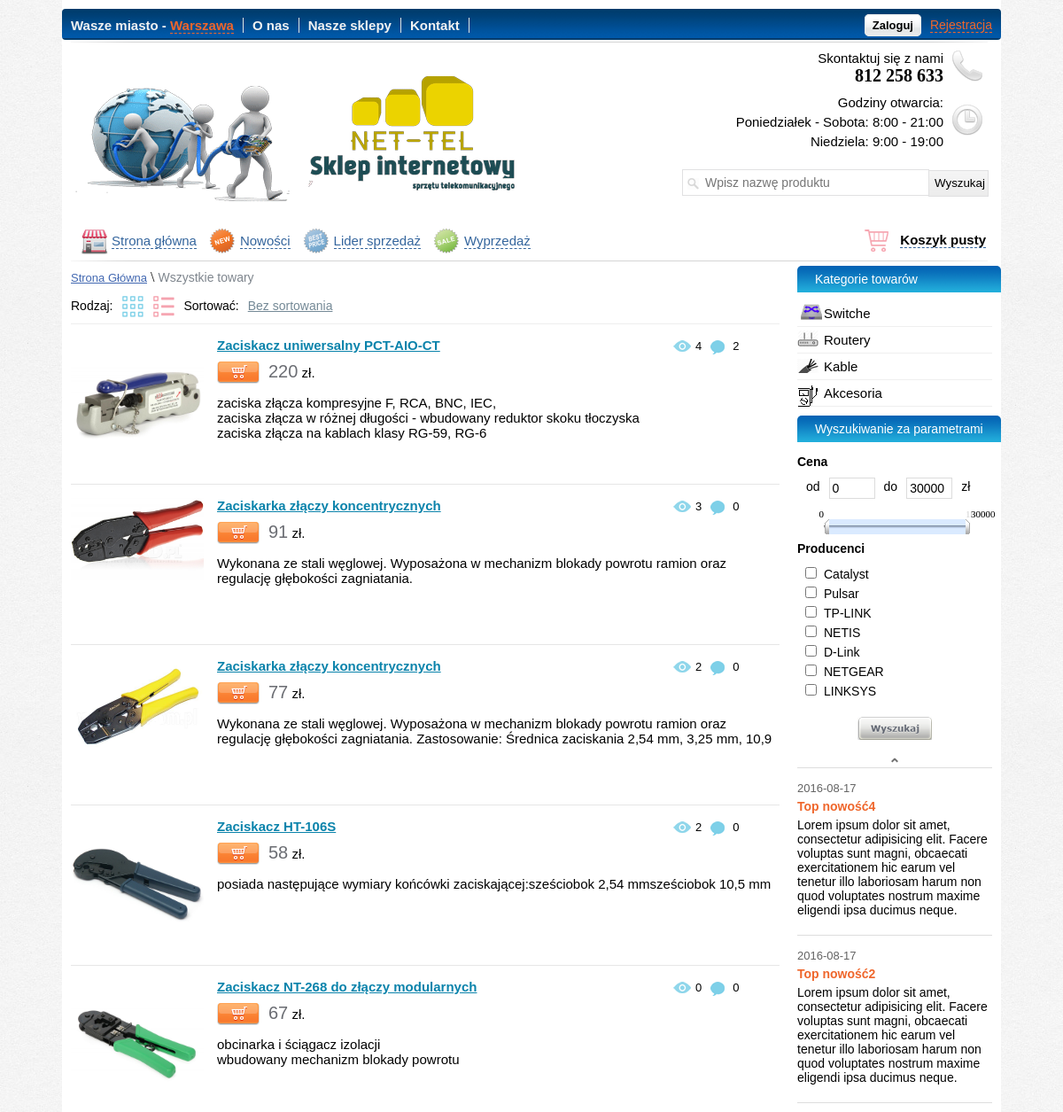
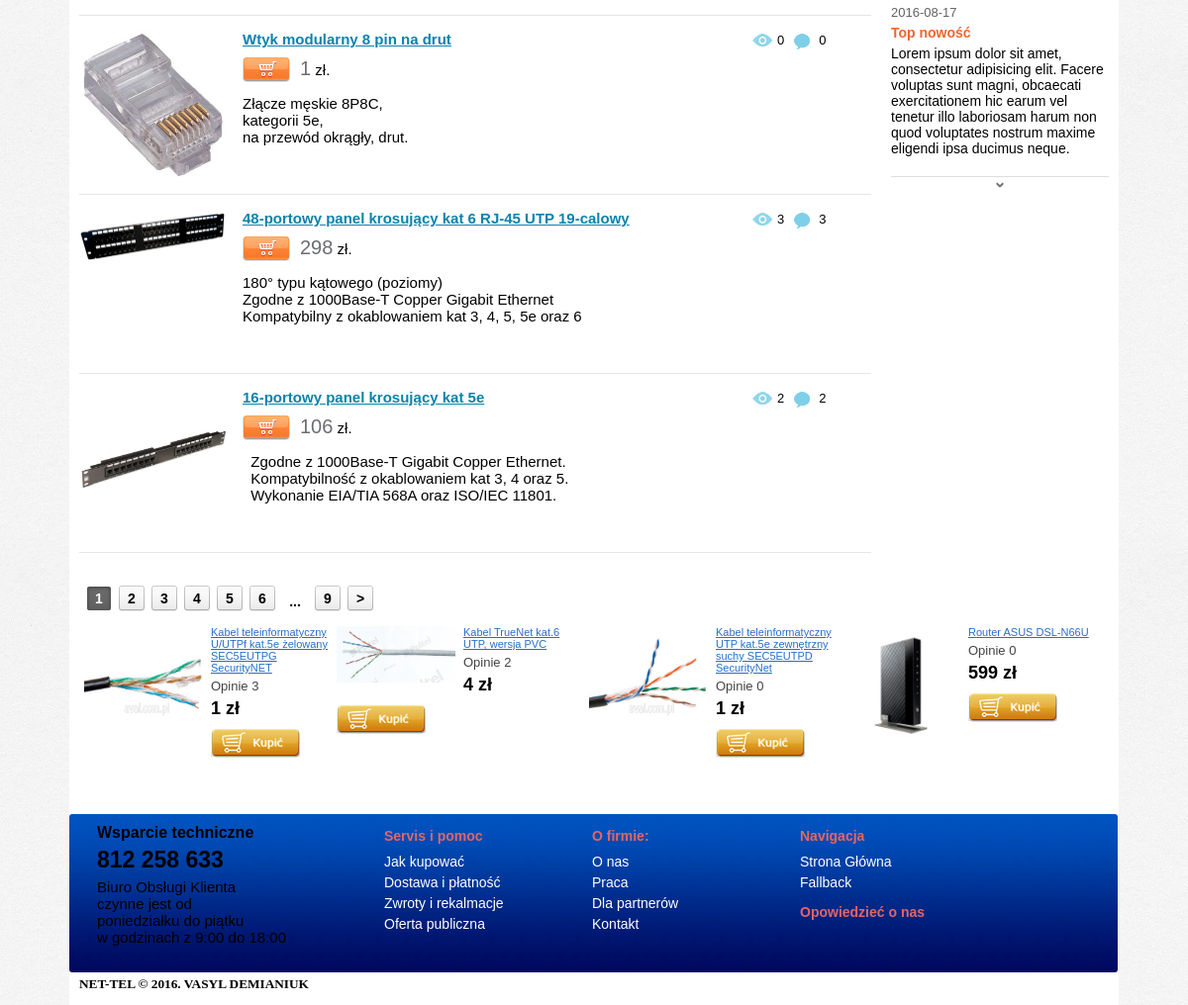
The page / on the database its author committed (2 pictures, top to bottom).
### tables this page shows
CREATE TABLE IF NOT EXISTS `category` (
  `id` int(11) NOT NULL,
  `type` varchar(20) NOT NULL,
  `model` varchar(50) NOT NULL
);

CREATE TABLE IF NOT EXISTS `news` (
  `id` int(11) NOT NULL,
  `title` varchar(255) NOT NULL,
  `text` text NOT NULL,
  `date` date NOT NULL
);

CREATE TABLE IF NOT EXISTS `table_products` (
  `products_id` int(11) NOT NULL,
  `title` varchar(255) NOT NULL,
  `price` int(11) NOT NULL,
  `model` varchar(255) NOT NULL,
  `seo_words` text NOT NULL,
  `seo_description` text NOT NULL,
  `mini_description` text NOT NULL,
  `image` varchar(255) NOT NULL,
  `description` text NOT NULL,
  `mini_features` text NOT NULL,
  `features` text NOT NULL,
  `datetime` datetime NOT NULL,
  `new` int(11) NOT NULL DEFAULT '0',
  `leader` int(11) NOT NULL DEFAULT '0',
  `sale` int(11) NOT NULL DEFAULT '0',
  `visible` int(11) DEFAULT '0',
  `count` int(11) NOT NULL DEFAULT '0',
  `type_product` varchar(255) NOT NULL,
  `model_id` int(11) NOT NULL,
  `yes_like` int(11) NOT NULL DEFAULT '1'
);

### functions/functions.php (called while the page is built, shortened)
<?php
function group_numerals($int){
       switch (strlen($int)) {
	    default:
        $price = $int;
	    break;
	}
    return $price;
}
?>

### index.php (the view, shortened to what this page needs)
<?php
   include("functions/functions.php");
$sorting = $_GET["sort"];
switch ($sorting)
{
    default:
    $sorting = 'products_id DESC';
    $sort_name = 'Bez sortowania';
    break;
}
?>
<!DOCTYPE html PUBLIC "-//W3C//DTD XHTML 1.0 Transitional//EN" "http://www.w3.org/TR/xhtml1/DTD/xhtml1-transitional.dtd">
<html xmlns="http://www.w3.org/1999/xhtml" xml:lang="pl" lang="pl">
<head>
    <link href="css/reset.css" rel="stylesheet" type="text/css" />
    <link href="css/style.css" rel="stylesheet" type="text/css" />
    <link href="trackbar/trackbar.css" rel="stylesheet" type="text/css" />
</head>
<body>
<div id="block-body">
<?php
    include("include/block-header.php");
?>
<div id="block-right">
<?php
    include("include/block-category.php");
    include("include/block-parameter.php");
    include("include/block-news.php");
?>
</div>
<div id="block-content">
<div id="block-sorting">
<p id="nav-breadcrumbs"><a href="index.php" >Strona Główna</a> \ <span>Wszystkie towary</span></p>
<ul id="options-list">
<li>Rodzaj: </li>
<li><img id="style-grid" src="/images/icon-grid.png" /></li>
<li><img id="style-list" src="/images/icon-list.png" /></li>
<li>Sortować:</li>
<li><a id="select-sort"><?php echo $sort_name; ?></a>
</li>
</ul>
</div>
<?php
	$num = 8;
    $page = (int)$_GET['page'];
	$count = mysqli_query($link, "SELECT COUNT(*) FROM table_products WHERE visible = '1'");
    $temp = mysqli_fetch_array($count);
	If ($temp[0] > 0)
	{
	$tempcount = $temp[0];
	$total = (($tempcount - 1) / $num) + 1;
	$total =  intval($total);
	$page = intval($page);
	if(empty($page) or $page < 0) $page = 1;
	$start = $page * $num - $num;
	$qury_start_num = " LIMIT $start, $num";
	}
  $result = mysqli_query($link, "SELECT * FROM table_products WHERE visible='1' ORDER BY $sorting $qury_start_num ");
if (mysqli_num_rows($result) > 0)
{
 $row = mysqli_fetch_array($result);
 do
 {
if  ($row["image"] != "" && file_exists("./upload_images/".$row["image"]))
{
$img_path = './upload_images/'.$row["image"];
$max_width = 200;
$max_height = 200;
 list($width, $height) = getimagesize($img_path);
$ratioh = $max_height/$height;
$ratiow = $max_width/$width;
$ratio = min($ratioh, $ratiow);
$width = intval($ratio*$width);
$height = intval($ratio*$height);
}else
{
$img_path = "/images/no-image.png";
$width = 110;
$height = 200;
}
 }
    while ($row = mysqli_fetch_array($result));
}
?>
<ul id="block-towar-list" >
<?php
  $result = mysqli_query($link, "SELECT * FROM table_products WHERE visible='1' ORDER BY $sorting $qury_start_num");
if (mysqli_num_rows($result) > 0)
{
 $row = mysqli_fetch_array($result);
 do
 {
if  ($row["image"] != "" && file_exists("./upload_images/".$row["image"]))
{
$img_path = './upload_images/'.$row["image"];
$max_width = 150;
$max_height = 150;
 list($width, $height) = getimagesize($img_path);
$ratioh = $max_height/$height;
$ratiow = $max_width/$width;
$ratio = min($ratioh, $ratiow);
$width = intval($ratio*$width);
$height = intval($ratio*$height);
}else
{
$img_path = "/images/noimages80x70.png";
$width = 80;
$height = 70;
}
$query_reviews = mysqli_query($link, "SELECT * FROM table_reviews WHERE products_id = '{$row["products_id"]}' AND moderat='1'");
$count_reviews = mysqli_num_rows($query_reviews);
  echo '
  <li>
  <div class="block-images-list" >
  <img src="'.$img_path.'" width="'.$width.'" height="'.$height.'" />
  </div>
  <ul class="reviews-and-counts-list">
  <li><img src="/images/eye-icon.png" /><p>'.$row["count"].'</p></li>
  <li><img src="/images/comment-icon.png" /><p>'.$count_reviews.'</p></li>
  </ul>
  <p class="style-title-list" ><a href="view_content.php?id='.$row["products_id"].'" >'.$row["title"].'</a></p>
  <a class="add-cart-style-list" tid="'.$row["products_id"].'" ></a>
  <p class="style-price-list" ><strong>'.group_numerals($row["price"]).'</strong> zł.</p>
  <div class="style-text-list" >
  '.$row["mini_description"].'
  </div>
  </li>
  ';
 }
    while ($row = mysqli_fetch_array($result));
}
echo '</ul>';
if ($page != $total) $pstr_next = '<li><a class="pstr-next" href="index.php?page='.($page + 1).'">&gt;</a></li>';
if($page + 5 <= $total) $page5right = '<li><a href="index.php?page='.($page + 5).'">'.($page + 5).'</a></li>';
if($page + 4 <= $total) $page4right = '<li><a href="index.php?page='.($page + 4).'">'.($page + 4).'</a></li>';
if($page + 3 <= $total) $page3right = '<li><a href="index.php?page='.($page + 3).'">'.($page + 3).'</a></li>';
if($page + 2 <= $total) $page2right = '<li><a href="index.php?page='.($page + 2).'">'.($page + 2).'</a></li>';
if($page + 1 <= $total) $page1right = '<li><a href="index.php?page='.($page + 1).'">'.($page + 1).'</a></li>';
if ($page+5 < $total)
{
    $strtotal = '<li><p class="nav-point">...</p></li><li><a href="index.php?page='.$total.'">'.$total.'</a></li>';
}else
{
    $strtotal = "";
}
if ($total > 1)
{
    echo '
    <div class="pstrnav">
    <ul>
    ';
    echo $pstr_prev.$page5left.$page4left.$page3left.$page2left.$page1left."<li><a class='pstr-active' href='index.php?page=".$page."'>".$page."</a></li>".$page1right.$page2right.$page3right.$page4right.$page5right.$strtotal.$pstr_next;
    echo '
    </ul>
    </div>
    ';
}
?>
</div>
<?php
    include("include/block-random.php");
    include("include/block-footer.php");
?>
</div>
</body>
</html>

### include/block-header.php (shortened to what this page needs)
<div id="block-header">
<div id="header-top-block">
<ul id="header-top-menu">
<li>Wasze miasto - <span>Warszawa</span></li>
<li><a href="o-nas.php">O nas</a></li>
<li><a href="magaziny.php">Nasze sklepy</a></li>
<li><a href="feedback.php">Kontakt</a></li>
</ul>
<?php
if ($_SESSION['auth'] == 'yes_auth')
{
 echo '<p id="auth-user-info" align="right"><img src="/images/user.png" />Cześć, '.$_SESSION['auth_name'].'!</p>';
}else{
  echo '<p id="reg-auth-title" align="right"><a class="top-auth">Zaloguj</a><a href="registration.php">Rejestracja</a></p>';
}
?>
</div>
<div id="top-line"></div>
<img id="img-logo" src="/images/logo.png" />
<div id="personal-info">
<p align="right">Skontaktuj się z nami</p>
<h3 align="right">812 258 633</h3>
 <img src="/images/phone-icon.png" />
<p align="right">Godziny otwarcia:</p>
<p align="right">Poniedziałek - Sobota: 8:00 - 21:00</p>
<p align="right">Niedziela: 9:00 - 19:00</p>
 <img src="/images/time-icon.png" />
</div>
<div id="block-search">
<form method="GET" action="search.php?q=" >
<span></span>
<input type="text" id="input-search" name="q" placeholder="Wpisz nazwę produktu" value="<?php echo $search; ?>" />
<input type="submit" id="button-search" value="Wyszukaj" />
</form>
</div>
</div>
<div id="top-menu">
<ul>
<li><img src="/images/shop.png" /><a href="index.php">Strona główna</a></li>
<li><img src="/images/new-32.png" /><a href="view_aystopper.php?go=news">Nowości</a></li>
<li><img src="/images/bestprice-32.png" /><a href="view_aystopper.php?go=leaders">Lider sprzedaż</a></li>
<li><img src="/images/sale-32.png" /><a href="view_aystopper.php?go=sale">Wyprzedaż</a></li>
</ul>
<p align="right" id="block-basket"><img src="/images/cart-icon.png" /><a href="cart.php?action=oneclick" >Koszyk pusty</a></p>
<div id="nav-line"></div>
</div>

### include/block-category.php (shortened to what this page needs)
<div id="block-category">
  <p class="header-title" >Kategorie towarów</p>
  <ul>
    <li><a id="index1" ><img src="/images/switch-icon.gif" id="switch-images" />Switche</a>
   </li>
   <li><a id="index2" ><img src="/images/router-icon.gif" id="router-images" />Routery</a>
 </li>
 <li><a id="index4" ><img src="/images/cable-icon.gif" id="cable-images" />Kable</a>
</li>
<li><a id="index5" ><img src="/images/access-icon.gif" id="cable-images" />Akcesoria</a>
</li>
</ul>
</div>

### include/block-parameter.php (shortened to what this page needs)
<div id="block-parameter">
<p class="header-title" >Wyszukiwanie za parametrami</p>
<p class="title-filter">Cena</p>
<form method="GET" action="search_filter.php">
<div id="block-input-price">
<ul>
<li><p>od</p></li>
<li><input type="text" id="start-price" name="start_price" value="1" /></li>
<li><p>do</p></li>
<li><input type="text" id="end-price" name="end_price" value="3000" /></li>
<li><p>zł</p></li>
</ul>
</div>
<div id="blocktrackbar"></div>
<p class="title-filter">Producenci</p>
<ul class="checkbox-model" >
<?php
$result = mysqli_query($link, "SELECT * FROM category WHERE type='switch'");
 If (mysqli_num_rows($result) > 0)
{
$row = mysqli_fetch_array($result);
 do
 {
 $checked_model = "";
  echo '
<li><input '.$checked_model.' type="checkbox" name="model[]" value="'.$row["id"].'" id="checkbrend'.$row["id"].'" /><label for="checkbrend'.$row["id"].'">'.$row["model"].'</label></li>
  ';
 }
  while ($row = mysqli_fetch_array($result));
}
?>
</ul>
<center><input type="submit" name="submit" id="button-param-search" value=" " /></center>
</form>
</div>

### include/block-news.php (shortened to what this page needs)
<div id="block-news">
<center><img id="news-prev" src="/images/img-prev.png" /></center>
<div id="newsticker">
<ul>
<?php
	 $result = mysqli_query($link, "SELECT * FROM news ORDER BY id DESC");
If (mysqli_num_rows($result) > 0)
{
$row = mysqli_fetch_array($result);
 do
{
echo '
<li>
<span>'.$row["date"].'</span>
<a href="" >'.$row["title"].'</a>
<p>'.$row["text"].'</p>
</li>
';
}
 while ($row = mysqli_fetch_array($result));
}
?>
</ul>
</div>
<center><img id="news-next" src="/images/img-next.png" /></center>
</div>

### include/block-random.php (shortened to what this page needs)
<div id="block-random-tovar">
<ul>
<?php
$query_random = mysqli_query($link, "SELECT DISTINCT * FROM table_products WHERE visible='1' ORDER by RAND() LIMIT 4");
if (mysqli_num_rows($query_random) > 0) {
    $res_query = mysqli_fetch_array($query_random);
    do {
        $query_reviews = mysqli_query($link, "SELECT * FROM table_reviews WHERE products_id = {$res_query["products_id"]} AND moderat='1'");
        $count_reviews = mysqli_num_rows($query_reviews);
        if (strlen($res_query["image"]) > 0 && file_exists("./upload_images/" . $res_query["image"])) {
            $img_path             = './upload_images/' . $res_query["image"];
            $max_width            = 120;
            $max_height           = 120;
            list($width, $height) = getimagesize($img_path);
            $ratioh               = $max_height / $height;
            $ratiow               = $max_width / $width;
            $ratio                = min($ratioh, $ratiow);
            $width  = intval($ratio * $width);
            $height = intval($ratio * $height);
        } else {
            $img_path = "/images/no-image-65.png";
            $width    = 65;
            $height   = 118;
        }
        echo '
<li>
<img src="' . $img_path . '" width="' . $width . '" height="' . $height . '" />
<a class="random-title" href="view_content.php?id=' . $res_query["products_id"] . '">' . $res_query["title"] . '</a>
<p class="random-reviews">Opinie ' . $count_reviews . '</p>
<p class="random-price">' . group_numerals($res_query["price"]) . ' zł</p>
<a class="random-add-cart" tid="' . $res_query["products_id"] . '"></a>
</li>
';
    } while ($res_query = mysqli_fetch_array($query_random));
}
?>
</ul>
</div>

### include/block-footer.php (shortened to what this page needs)
<div id="block-footer">
<div id="footer-phone">
<h4>Wsparcie techniczne</h4>
<h3>812 258 633</h3>
<p>
Biuro Obsługi Klienta<br />
 czynne jest od <br />
 poniedziałku do piątku<br />
w godzinach z 9:00 do 18:00
</p>
</div>
<div class="footer-list">
<p>Servis i pomoc</p>
<ul>
<li><a href="" >Jak kupować</a></li>
<li><a href="" >Dostawa i płatność</a></li>
<li><a href="" >Zwroty i rekalmacje</a></li>
<li><a href="" >Oferta publiczna</a></li>
</ul>
</div>
<div class="footer-list">
<p>O firmie:</p>
<ul>
<li><a href="" >O nas</a></li>
<li><a href="" >Praca</a></li>
<li><a href="" >Dla partnerów</a></li>
<li><a href="" >Kontakt</a></li>
</ul>
</div>
<div class="footer-list">
<p>Navigacja</p>
<ul>
<li><a href="index.php" >Strona Główna</a></li>
<li><a href="" >Fallback</a></li>
</ul>
<p>Opowiedzieć o nas</p>
</div>
</div>
<div id="footer-copyright">
<h5>NET-TEL &copy; 2016. VASYL DEMIANIUK</h5>
</div>

### rows shown on the page
category: model "Catalyst"
category: model "Pulsar"
category: model "TP-LINK"
category: model "NETIS"
category: model "D-Link"
category: model "NETGEAR"
category: model "LINKSYS"
news: date "2016-08-17", title "Top nowość4", text "Lorem ipsum dolor sit amet, consectetur adipisicing elit. Facere voluptas sunt magni, obcaecati exercitationem hic earum vel tenetur illo laboriosam harum non quod voluptates nostrum maxime eligendi ipsa ducimus neque."
news: date "2016-08-17", title "Top nowość2", text "Lorem ipsum dolor sit amet, consectetur adipisicing elit. Facere voluptas sunt magni, obcaecati exercitationem hic earum vel tenetur illo laboriosam harum non quod voluptates nostrum maxime eligendi ipsa ducimus neque."
news: date "2016-08-17", title "Top nowość", text "Lorem ipsum dolor sit amet, consectetur adipisicing elit. Facere voluptas sunt magni, obcaecati exercitationem hic earum vel tenetur illo laboriosam harum non quod voluptates nostrum maxime eligendi ipsa ducimus neque."
table_products: image (picture), count "4", count_reviews "2", title "Zaciskacz uniwersalny PCT-AIO-CT", price "220", mini_description "zaciska złącza kompresyjne F, RCA, BNC, IEC, zaciska złącza w różnej długości - wbudowany reduktor skoku tłoczyska zaciska złącza na kablach klasy RG-59, RG-6"
table_products: image (picture), count "3", count_reviews "0", title "Zaciskarka złączy koncentrycznych", price "91", mini_description "Wykonana ze stali węglowej. Wyposażona w mechanizm blokady powrotu ramion oraz regulację głębokości zagniatania."
table_products: image (picture), count "2", count_reviews "0", title "Zaciskarka złączy koncentrycznych", price "77", mini_description "Wykonana ze stali węglowej. Wyposażona w mechanizm blokady powrotu ramion oraz regulację głębokości zagniatania. Zastosowanie: Średnica zaciskania 2,54 mm, 3,25 mm, 10,9"
table_products: image (picture), count "2", count_reviews "0", title "Zaciskacz HT-106S", price "58", mini_description "posiada następujące wymiary końcówki zaciskającej:sześciobok 2,54 mmsześciobok 10,5 mm"
table_products: image (picture), count "0", count_reviews "0", title "Zaciskacz NT-268 do złączy modularnych", price "67", mini_description "obcinarka i ściągacz izolacji wbudowany mechanizm blokady powrotu"
table_products: image (picture), count "0", count_reviews "0", title "Wtyk modularny 8 pin na drut", price "1", mini_description "Złącze męskie 8P8C, kategorii 5e, na przewód okrągły, drut."
table_products: image (picture), count "3", count_reviews "3", title "48-portowy panel krosujący kat 6 RJ-45 UTP 19-calowy", price "298", mini_description "180° typu kątowego (poziomy) Zgodne z 1000Base-T Copper Gigabit Ethernet Kompatybilny z okablowaniem kat 3, 4, 5, 5e oraz 6"
table_products: image (picture), count "2", count_reviews "2", title "16-portowy panel krosujący kat 5e", price "106", mini_description "Zgodne z 1000Base-T Gigabit Copper Ethernet. Kompatybilność z okablowaniem kat 3, 4 oraz 5. Wykonanie EIA/TIA 568A oraz ISO/IEC 11801."
table_products: image (picture), title "Kabel teleinformatyczny U/UTPf kat.5e żelowany SEC5EUTPG SecurityNET", count_reviews "3", price "1"
table_products: image (picture), title "Kabel TrueNet kat.6 UTP, wersja PVC", count_reviews "2", price "4"
table_products: image (picture), title "Kabel teleinformatyczny UTP kat.5e zewnętrzny suchy SEC5EUTPD SecurityNet", count_reviews "0", price "1"
table_products: image (picture), title "Router ASUS DSL-N66U", count_reviews "0", price "599"

### other values the page prints
$sort_name "Bez sortowania"
$page "1"
$page + 1 "2"
$page + 2 "3"
$page + 3 "4"
$page + 4 "5"
$page + 5 "6"
$total "9"
